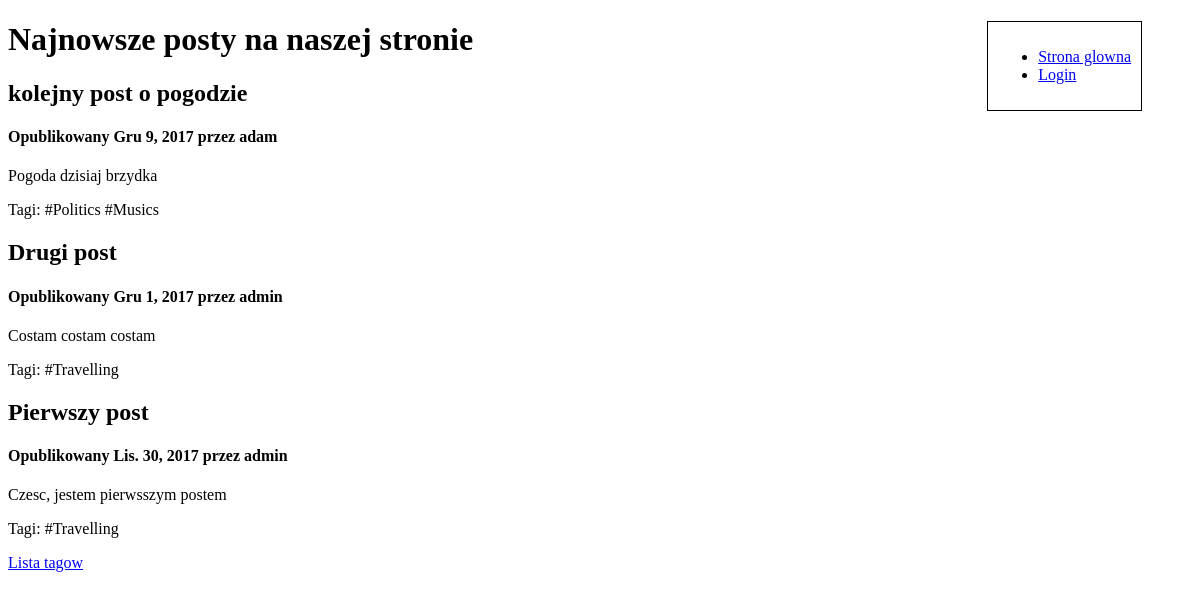
/, run on an earlier commit of the app's database.
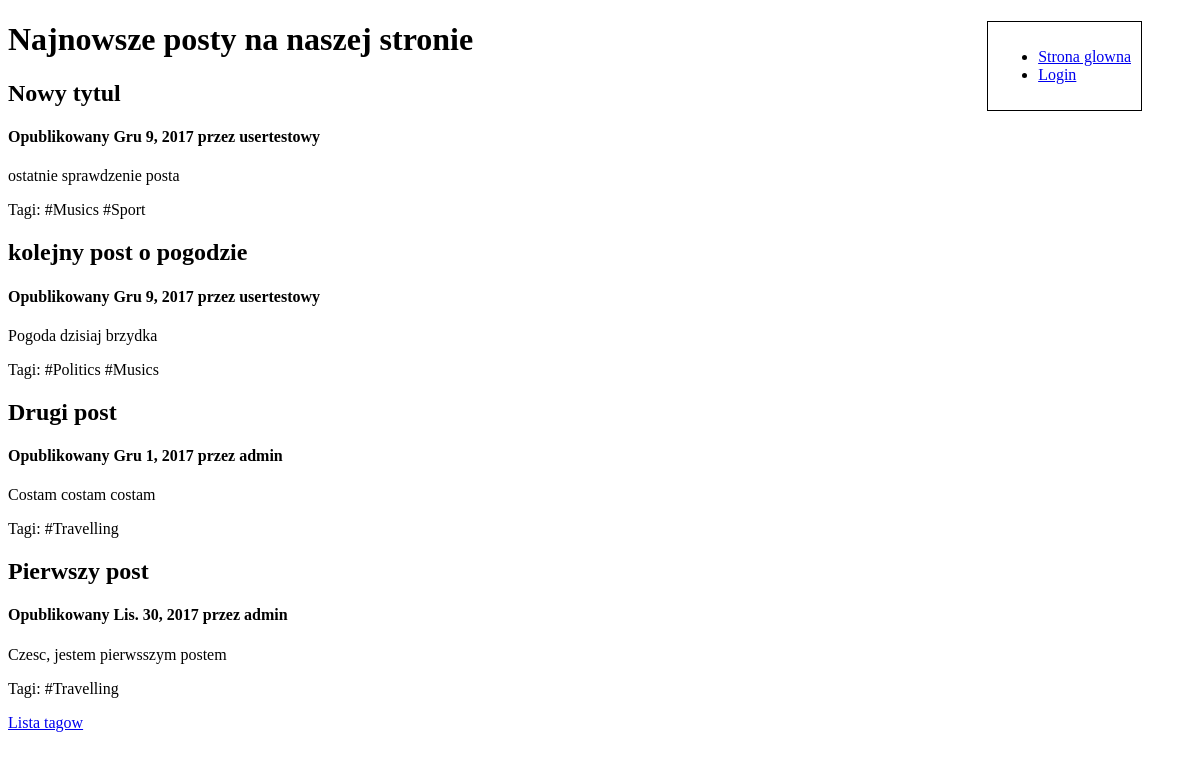
And on a later commit of the database.
### main/models.py (models this page shows, shortened)
class Post(models.Model):
	title = models.CharField(max_length=300)
	content = models.CharField(max_length=10000)
	publish_date = models.DateField()
	user = models.ForeignKey(User)
	tag = models.ManyToManyField(Tag)
	class Meta:
		ordering = ['-publish_date', 'title']

class Tag(models.Model):
	name = models.CharField(max_length=200, blank=True, default='', unique=True)

### main/views.py (the view)
# urls.py: url(r'^$', views.index, name='index'),
def index(request):
	posts = Post.objects.all()
	context = {
		'posts': posts
	}
	return render(request, 'main/index.html', context)

### main/templates/main/index.html (shortened to what this page needs)
<!DOCTYPE html>
<html>
<head>
</head>
<body>
	<div style="float: right; border: 1px solid black; margin-right: 50px; padding: 10px;">
		<ul>
			<li><a href="{% url 'index' %}">Strona glowna</a></li>
			{% if not user.is_authenticated %}
				<li><a href="{% url 'login' %}">Login</a></li>
			{% else %}
				<li><a href="{% url 'logout' %}">Wyloguj sie</a></li>
			{% endif %}
		</ul>
	</div>
	<h1> Najnowsze posty na naszej stronie </h1>
	<div>
		{% for post in posts %}
			<div>
				<h2>{{ post.title }} </h2>
				<h4>Opublikowany {{ post.publish_date }} przez {{ post.user.username }}</h4>
				<p> {{ post.content }} </p>
				<p> Tagi:
					{% for t in post.tag.all %}
						{{ t.name }}
					{% endfor %}
				</p>
			</div>
		{% endfor %}
	</div>
	<a href="{% url 'tags' %}">Lista tagow</a>
</body>
</html>

What changed in the data, as far as the page shows it:
added Post: title "Nowy tytul", publish_date "Gru 9, 2017", user.username "usertestowy", content "ostatnie sprawdzenie posta", Tag (name "#Musics")
added Tag: name "#Sport", shown under "Nowy tytul"
changed through a linked row, Post "kolejny post o pogodzie": user.username "adam" → "usertestowy"
